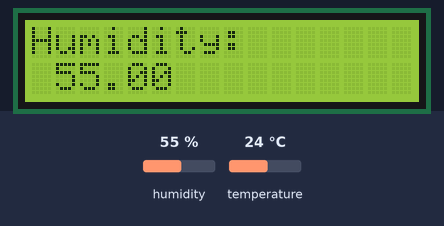
The sketch below on a simulated Arduino Uno, built with avr-gcc and run on an emulated ATmega328P. Parts: 16×2 character LCD. The test bench sets the inputs (shaded band); at power-on: humidity 55 %, temperature 24 °C.

Above: at 1.7 s.
1.8 s: humidity set to 22 %
At 8.9 s:
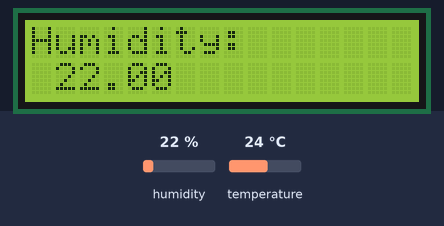
14.9 s: temperature set to 12 °C
At 18.7 s:
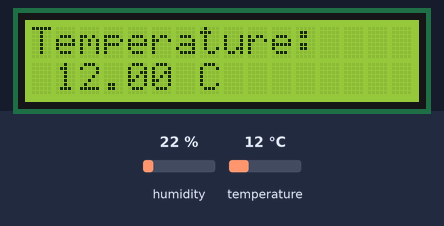
22.5 s: humidity set to 40 %
At 29.9 s:
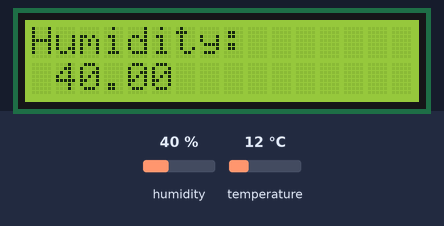
32.9 s: temperature set to 19 °C
At 40.9 s:
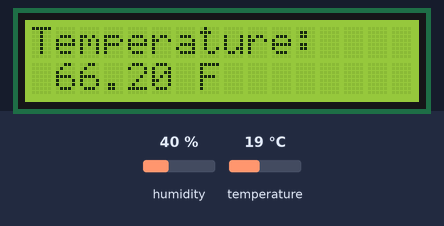
Timing chart, 0 to 42.4 s (numbered marks = the images above; inputs shaded):
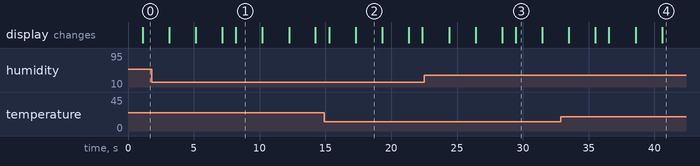

Measured:
- what the display in image 1 shows lasts 2.0 s, from 8.2 s to 10.2 s

The sketch:

dhtSensor.ino
```cpp
#include <DHT.h>
#include <LiquidCrystal_I2C.h>

LiquidCrystal_I2C lcdDisplay(0x27, 16, 2);
int DHT_pin = 2;
DHT dht11(DHT_pin, DHT11);
float celciusTemp;
float farenheitTemp;
float humidity;
int waitTime = 1000;

void setup() {
  Serial.begin(9600);
  dht11.begin();
  lcdDisplay.init();
  lcdDisplay.backlight();
}

void loop() {
  delay(waitTime);
  celciusTemp = dht11.readTemperature();
  farenheitTemp = dht11.readTemperature(true);
  humidity = dht11.readHumidity();

  if (isnan(celciusTemp) || isnan(farenheitTemp) || isnan(humidity)) {
    //Serial.println("Failed to read data");
    lcdDisplay.setCursor(0,0);
    //lcdDisplay.print(scrollDisplayLeft("Failed to read data");
    lcdDisplay.print("Failed to read data");
    for (int strPos = 0; strPos < 19; strPos++) {
      lcdDisplay.scrollDisplayLeft();
      delay(300);
    }
  } else {
    /**
    Serial.print("Humidity : ");
    Serial.print(humidity);
    Serial.print("%");
    Serial.print(" Temperature: ");
    Serial.print(celciusTemp);
    Serial.print(" °C ~");
    Serial.print(" Temperature: ");
    Serial.print(farenheitTemp);
    Serial.println(" F");
    */
    lcdDisplay.setCursor(0,0);
    lcdDisplay.print("Humidity: ");
    lcdDisplay.setCursor(1,1);
    lcdDisplay.print(humidity);
    delay(2000);
    lcdDisplay.clear();
    lcdDisplay.setCursor(0,0);
    lcdDisplay.print("Temperature: ");
    lcdDisplay.setCursor(1,1);
    lcdDisplay.print(celciusTemp);
    lcdDisplay.print(" C");
    delay(2000);
    lcdDisplay.clear();
    lcdDisplay.setCursor(0,0);
    lcdDisplay.print("Temperature: ");
    lcdDisplay.setCursor(1,1);
    lcdDisplay.print(farenheitTemp);
    lcdDisplay.print(" F");
    delay(2000);
    lcdDisplay.clear();


  }
}
```
